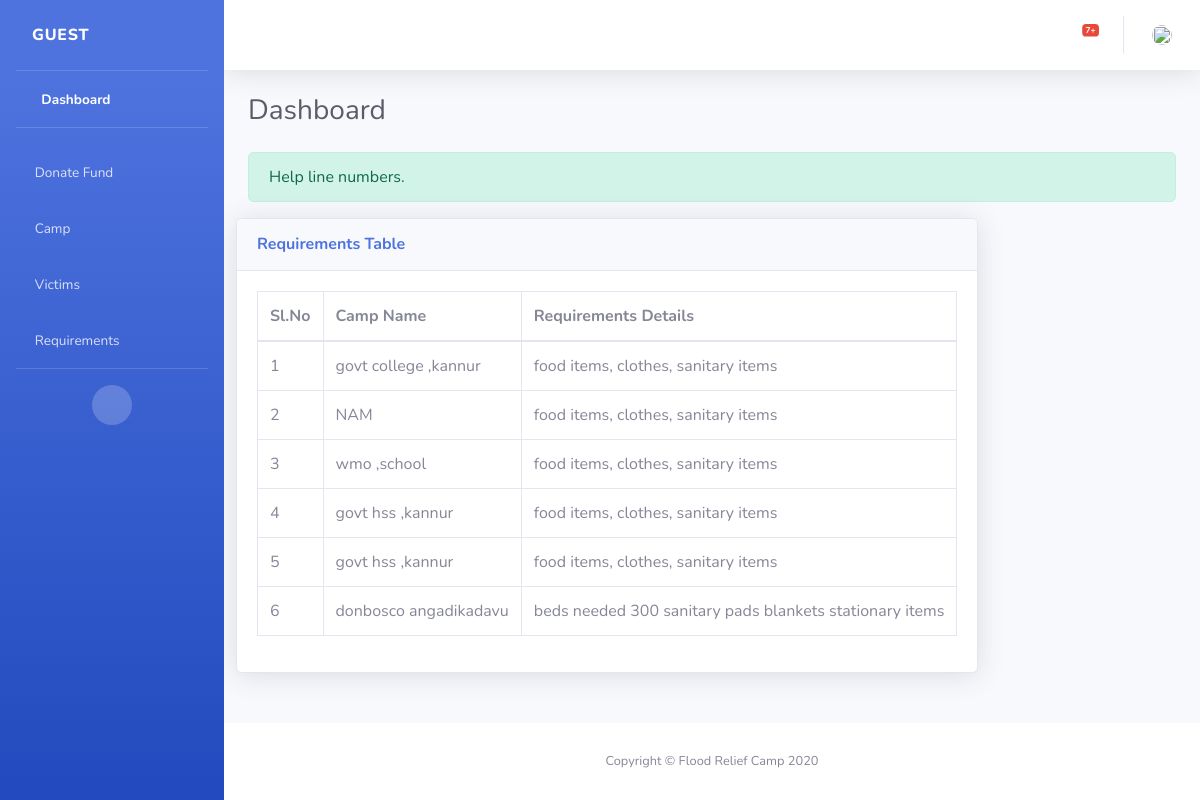
The app's page /user_camp_requirements with its own data.
### app1/models.py (models this page shows)
class requirement_table(models.Model):
    camp_name=models.CharField(max_length=250)
    requirements_details=models.CharField(max_length=1000)
    requirement_type=models.CharField(max_length=250)
    status=models.CharField(max_length=250)

### app1/views.py (the view)
# urls.py: path('user_camp_requirements',views.user_view_requirements,name='user_view_camp_requirements'),
def user_view_requirements(request):
    obj=requirement_table.objects.filter(requirement_type='other requirements')
    obj2=warning_table.objects.all().order_by('-id')
    count=0
    for i in obj2:
       count=count+1
    return render(request,'Guest_users_view_requirements.html',{'requirements':obj,'warning':obj2,'count':count})

### app1/templates/Guest_users_view_requirements.html (shortened to what this page needs)
<!DOCTYPE html>
<html lang="en">
{% load static %}
<head>
    <link href="{% static "vendor/fontawesome-free/css/all.min.css"%}"" rel="stylesheet" type="text/css">
    <link href="{% static "css/sb-admin-2.min.css"%}"" rel="stylesheet">
</head>
<body id="page-top">
    <div id="wrapper">
        <ul class="navbar-nav bg-gradient-primary sidebar sidebar-dark accordion " id="accordionSidebar">
            <a class="sidebar-brand d-flex align-items-center justify-content-left" href="{% url 'guest_user_dashboard' %}">
                <div class="sidebar-brand-text mx-3">Guest </div>
            </a>
            <hr class="sidebar-divider my-0">
            <li class="nav-item active">
                <a class="nav-link" href="{% url 'guest_user_dashboard' %}">
                    <i class="fas fa-fw fa-tachometer-alt"></i>
                    <span>Dashboard</span></a>
            </li>
            <hr class="sidebar-divider">
            <li class="nav-item">
                <a class="nav-link collapsed" href="{% url 'user_donation' %}"
                    >
                    <i class="fas fa-hands-helping"></i>
                    <span>Donate Fund</span>
                </a>
            </li>
            <li class="nav-item">
                <a class="nav-link collapsed" href="#" data-toggle="collapse" data-target="#collapseTwo"
                    aria-expanded="true" aria-controls="collapseTwo">
                    <i class="fas fa-home"></i>
                    <span>Camp</span>
                </a>
            </li>
            <li class="nav-item">
                <a class="nav-link collapsed" href="#" data-toggle="collapse" data-target="#collapseUtilities"
                    aria-expanded="true" aria-controls="collapseUtilities">
                    <i class="fas fa-wheelchair"></i>
                    <span>Victims</span>
                </a>
            </li>
            <li class="nav-item">
                <a class="nav-link collapsed" href="#" data-toggle="collapse" data-target="#collapsePages3"
                    aria-expanded="true" aria-controls="collapsePages3">
                    <i class="fas fa-truck"></i>
                    <span>Requirements</span>
                </a>
            </li>
            <hr class="sidebar-divider d-none d-md-block">
            <div class="text-center d-none d-md-inline">
                <button class="rounded-circle border-0" id="sidebarToggle"></button>
            </div>
        </ul>
        <div id="content-wrapper" class="d-flex flex-column">
            <div id="content">
                <nav class="navbar navbar-expand navbar-light bg-white topbar mb-4 static-top shadow">
                    <ul class="navbar-nav ml-auto">
                        <li class="nav-item dropdown no-arrow mx-1">
                            <a class="nav-link dropdown-toggle" href="#" id="alertsDropdown" role="button"
                                data-toggle="dropdown" aria-haspopup="true" aria-expanded="false">
                                <i class="fas fa-bell fa-fw"></i>
                                <span class="badge badge-danger badge-counter">{{count}}+</span>
                            </a>
                        </li>
                        <li class="nav-item dropdown no-arrow">
                            <a class="nav-link dropdown-toggle" href="#" id="userDropdown" role="button"
                                data-toggle="dropdown" aria-haspopup="true" aria-expanded="false">
                                <img class="img-profile rounded-circle"
                                    src="{% static "images/profileicon.png"%}"" style="width: 20px; height:20px;">
                            </a>
                        </li>
                    </ul>
                </nav>
                <div class="container-fluid">
                    <div class="d-sm-flex align-items-center justify-content-between mb-4">
                        <h1 class="h3 mb-0 text-gray-800">Dashboard</h1>
                    </div>
                    <div class="alert alert-success" role="alert">
                        Help line numbers.
                      </div>
                    <div class="row">
                        <div class="card shadow mb-4">
                            <div class="card-header py-3">
                                <h6 class="m-0 font-weight-bold text-primary">Requirements Table</h6>
                            </div>
                            <div class="card-body">
                                <div class="table-responsive">
                                    <table class="table table-bordered" id="dataTable" width="100%" cellspacing="0">
                                        <thead>
                                            <tr>
                                                <th>Sl.No</th>
                                                <th>Camp Name</th>
                                                <th>Requirements Details</th>
                                            </tr>
                                        </thead>
                                        <tbody>
                                            {% for x in requirements %}
                                            <tr>
                                                <td>{{forloop.counter|add:0}}</td>
                                                <td>{{x.camp_name}}</td>
                                                <td>{{x.requirements_details}}</td>
                                            </tr>
                                           {% endfor %}
                                        </tbody>
                                    </table>
                                </div>
                            </div>
                        </div>
                    </div>
                </div>
            </div>
            <footer class="sticky-footer bg-white">
                <div class="container my-auto">
                    <div class="copyright text-center my-auto">
                        <span>Copyright &copy; Flood Relief Camp 2020</span>
                    </div>
                </div>
            </footer>
        </div>
    </div>
</body>
</html>

### records on screen
requirement_table: camp_name "govt college ,kannur", requirements_details "food items, clothes, sanitary items"
requirement_table: camp_name "NAM", requirements_details "food items, clothes, sanitary items"
requirement_table: camp_name "wmo ,school", requirements_details "food items, clothes, sanitary items"
requirement_table: camp_name "govt hss ,kannur", requirements_details "food items, clothes, sanitary items"
requirement_table: camp_name "govt hss ,kannur", requirements_details "food items, clothes, sanitary items"
requirement_table: camp_name "donbosco angadikadavu", requirements_details "beds needed 300 sanitary pads blankets stationary items"

### other values on screen
{{ count }} "7"
